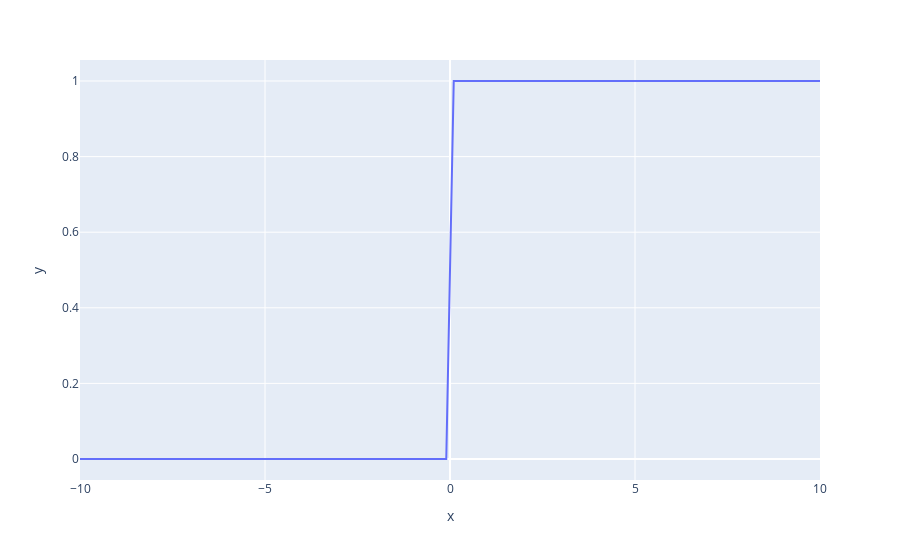

Here is the notebook cell this chart was saved with:
### Markdown cell above
# Binary Step

### Code cell
x_values = np.linspace(-10, 10, 100)
binary_step_values = np.where(x_values >= 0, 1, 0)

px.line(x=x_values, y=binary_step_values)

### Figure 1 — Plotly figure (JSON) as saved in the notebook; plotly's stock layout.template omitted (floating-point values rounded to 4 significant figures)
{"data": [{"hovertemplate": "x=%{x}<br>y=%{y}<extra></extra>", "legendgroup": "", "line": {"color": "#636efa", "dash": "solid"}, "marker": {"symbol": "circle"}, "mode": "lines", "name": "", "orientation": "v", "showlegend": false, "type": "scatter", "x": [-10, -9.798, -9.596, -9.394, -9.192, -8.99, -8.788, -8.586, -8.384, -8.182, -7.98, -7.778, -7.576, -7.374, -7.172, -6.97, -6.768, -6.566, -6.364, -6.162, -5.96, -5.758, -5.556, -5.354, -5.152, -4.949, -4.747, -4.545, -4.343, -4.141, -3.939, -3.737, -3.535, -3.333, -3.131, -2.929, -2.727, -2.525, -2.323, -2.121, -1.919, -1.717, -1.515, -1.313, -1.111, -0.9091, -0.7071, -0.5051, -0.303, -0.101, 0.101, 0.303, 0.5051, 0.7071, 0.9091, 1.111, 1.313, 1.515, 1.717, 1.919, 2.121, 2.323, 2.525, 2.727, 2.929, 3.131, 3.333, 3.535, 3.737, 3.939, 4.141, 4.343, 4.545, 4.747, 4.949, 5.152, 5.354, 5.556, 5.758, 5.96, 6.162, 6.364, 6.566, 6.768, 6.97, 7.172, 7.374, 7.576, 7.778, 7.98, 8.182, 8.384, 8.586, 8.788, 8.99, 9.192, 9.394, 9.596, 9.798, 10], "xaxis": "x", "y": [0, 0, 0, 0, 0, 0, 0, 0, 0, 0, 0, 0, 0, 0, 0, 0, 0, 0, 0, 0, 0, 0, 0, 0, 0, 0, 0, 0, 0, 0, 0, 0, 0, 0, 0, 0, 0, 0, 0, 0, 0, 0, 0, 0, 0, 0, 0, 0, 0, 0, 1, 1, 1, 1, 1, 1, 1, 1, 1, 1, 1, 1, 1, 1, 1, 1, 1, 1, 1, 1, 1, 1, 1, 1, 1, 1, 1, 1, 1, 1, 1, 1, 1, 1, 1, 1, 1, 1, 1, 1, 1, 1, 1, 1, 1, 1, 1, 1, 1, 1], "yaxis": "y"}], "layout": {"legend": {"tracegroupgap": 0}, "margin": {"t": 60}, "xaxis": {"anchor": "y", "domain": [0, 1], "title": {"text": "x"}}, "yaxis": {"anchor": "x", "domain": [0, 1], "title": {"text": "y"}}}}
